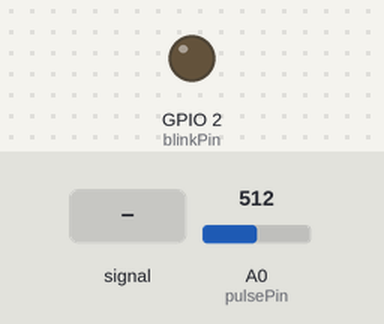
This sketch was run on a simulated ESP8266 (NodeMCU). On the bench: output pins drawn as LEDs (lit = HIGH). Inputs (shaded band) come from the test bench; at power-on: A0 (pulsePin) = 512. Storage starts empty; what the sketch prints to the serial monitor is not drawn.

Above: at 1.3 s.
1.4 s: A0 (pulsePin) fed a 200 Hz sine of ±81 counts around its level
At 2.0 s:
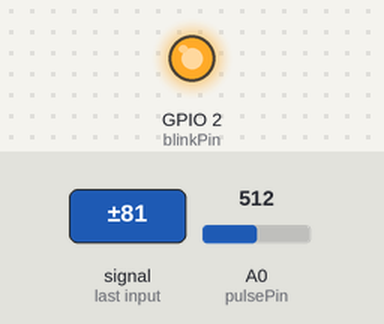
4.4 s: A0 (pulsePin) set to 716
At 5.1 s:
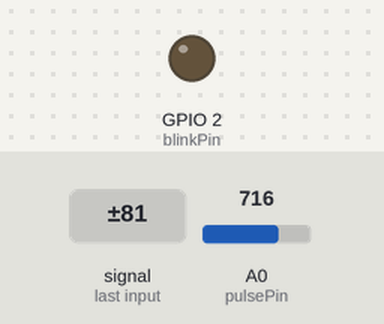
6.0 s: A0 (pulsePin) set to 526
7.5 s: A0 (pulsePin) set to 494
At 8.1 s:
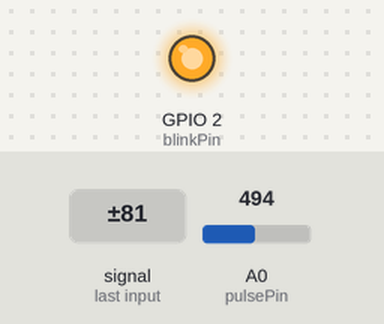
9.0 s: A0 (pulsePin) set to 511
At 10.4 s:
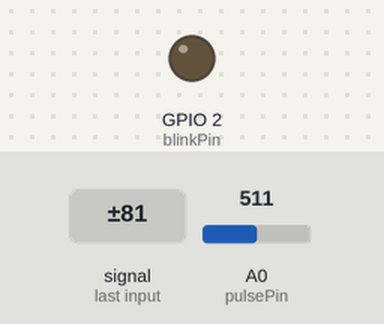
Timing chart, 0 to 13.0 s (numbered marks = the images above; inputs shaded):
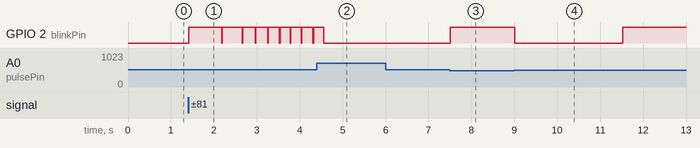

Measured:
- the behaviour switches between 513 and 512 on A0 (pulsePin) (found by bisection; images 2 and 3)
- after the input at 1.4 s, GPIO 2 (blinkPin): goes HIGH 0.77 s, LOW 0.01 s, HIGH 0.47 s, 3 × (LOW 0.01 s, HIGH 0.29 s), 3 × (LOW 0.02 s, HIGH 0.23 s), LOW 0.02 s, then HIGH, starting at once
- after the input at 4.4 s, GPIO 2 (blinkPin): goes on until 4.6 s, then stays LOW
- after the input at 6.0 s, every drawn part: stays the same
- after the input at 7.5 s, GPIO 2 (blinkPin): LOW → HIGH at once
- after the input at 9.0 s, GPIO 2 (blinkPin): HIGH → LOW at once, → HIGH 2.5 s later

The sketch:

MiaoMiao_test.ino
```cpp
#include "myWebserver.h"
#include "Pulsesensor.h"


Pulsesensor pulseSensor;
void setup()
{
  Serial.begin(9600); // 启动串口通讯
  Serial.println("");


  myWebServer.setup();
  myWebServer.Sbegin();
  myWebServer.serverOn();
  myWebServer.begin();

  pulseSensor.begin();
  // 启动网站服务
}

void loop(void)
{
  myWebServer.handleClient();
  myWebServer.signalIn = pulseSensor.readBPM();
}
```

Pulsesensor.cpp
```cpp
#include "Pulsesensor.h"


void Pulsesensor::begin()
{
  pinMode(blinkPin, OUTPUT);
  myTicker.attach_ms(12,std::bind(&Pulsesensor::interruptSetup, this));
}
/*
void pulsesensor::sendData()
{
  if (QS == true)
  {
    sendDataToProcessing('B', BPM);
    sendDataToProcessing('Q', IBI);
    //  fadeVal = 255;
    QS = false;
  }
  //ledFadeToBeat();
  delay(20);
}
*/

int Pulsesensor::readBPM()
{
  return BPM;
}
void Pulsesensor::interruptSetup()
{
  Signal = analogRead(pulsePin);
  sampleCounter += 12;
  int N = sampleCounter - lastBeatTime;

  if (Signal < thresh && N > (IBI / 5) * 3)
  {

    if (Signal < T)
    {

      T = Signal;
    }
  }

  if (Signal > thresh && Signal > P)
  {

    P = Signal;
  }

  if (N > 250)
  {
    if ((Signal > thresh) && (Pulse == false) && (N > ((IBI / 5) * 3)))
    {
      Pulse = true;
      digitalWrite(blinkPin, LOW); //nodemcu的LED_BUILTIN为LOW时亮
      IBI = sampleCounter - lastBeatTime;
      lastBeatTime = sampleCounter;
      if (secondBeat)
      {

        secondBeat = false;

        for (int i = 0; i <= 9; i++)
        {

          rate[i] = IBI;
        }
      }

      if (firstBeat)
      {
        firstBeat = false;

        secondBeat = true;

        return;
      }

      word runningTotal = 0;
      for (int i = 0; i <= 8; i++)
      {
        rate[i] = rate[i + 1];
        runningTotal += rate[i];
      }
      rate[9] = IBI;
      runningTotal += rate[9];
      runningTotal /= 10;
      BPM = 60000 / runningTotal;
      QS = true;
    }
  }
  if (Signal < thresh && Pulse == true)
  {
    digitalWrite(blinkPin, HIGH);
    Pulse = false;
    amp = P - T;
    thresh = amp / 2 + T;
    P = thresh;
    T = thresh;
  }

  if (N > 2500)
  {
    thresh = 512;
    P = 512;
    T = 512;
    firstBeat = true;
    secondBeat = false;
    lastBeatTime = sampleCounter;
  }
}
```

Pulsesensor.h
```cpp
/*********************
 pulsesenor类

 ********************/

#ifndef _Pulsesensor_H_
#define _Pulsesensor_H_

#include<Arduino.h>
#include <Ticker.h>

class Pulsesensor{

private:
Ticker myTicker;
void interruptSetup();
int pulsePin = A0;
int blinkPin = LED_BUILTIN;
//int fadePin = 5;
//int fadeRate = 0;
volatile int BPM;
volatile int Signal;
volatile int IBI = 600;
volatile boolean Pulse = false;
volatile boolean QS = false;
volatile int rate[10];
volatile unsigned long sampleCounter = 0;
volatile unsigned long lastBeatTime = 0;
volatile int P = 512;
volatile int T = 512;
volatile int thresh = 512;
volatile int amp = 100;
volatile boolean firstBeat = true;
volatile boolean secondBeat = false;

public:
void begin();
int readBPM();
};


#endif
```

myWebserver.cpp
```cpp
#include "myWebserver.h"

#define ssid "miaomiao"     //这里改成你的设备当前环境下接入点名字
#define password "12345678" //这里改成你的设备当前环境下接入点密码

void Mywebserver::setup()
{
  WiFi.mode(WIFI_AP);
  //启动接入点模式，并设置账号和密码
  Serial.print("设置接入点中 ... ");
  //启动校验式网络（需要输入账号密码的网络）,通道为3，wifi不隐藏，最大连接数=4
  flag = WiFi.softAP(ssid, password, 3, 0);
  if (flag)
  {
    Serial.println("");            // 通过串口监视器输出信息
    Serial.print("当前工作模式:"); // 告知用户设备当前工作模式
    Serial.println(WiFi.getMode());
    Serial.print("接入点名字:");
    Serial.println(ssid); // 告知用户建立的接入点WiFi名
    Serial.print("接入点密码:");
    Serial.println(password);        // 告知用户建立的接入点WiFi密码
    Serial.print("IP address: ");    // 以及NodeMCU的IP地址
    Serial.println(WiFi.softAPIP()); // 通过调用WiFi.softAPIP()可以得到NodeMCU的IP地址
  }
  else
    Serial.println("AP开启失败");
}
void Mywebserver::Sbegin()
{
  if (SPIFFS.begin())
  { // 启动闪存文件系统
    Serial.println("SPIFFS Started.");
  }
  else
  {
    Serial.println("SPIFFS Failed to Start.");
  }
}
void Mywebserver::serverOn()
{
  esp8266_server.on("/pulsesensor/readADC", std::bind(&Mywebserver::handleADC, this)); //html文件里发送的请求是“pulsesensor/readADC”
  esp8266_server.onNotFound(std::bind(&Mywebserver::handleUserRequest,this));         // 处理其它网络请求
}
void Mywebserver::begin()

{
  esp8266_server.begin();
  Serial.println("HTTP server started!");
}
void Mywebserver::handleClient()
{
  esp8266_server.handleClient();
}

void Mywebserver::handleADC()
{
  int a = signalIn;      //TODO数据位置
  String adcValue = String(a); //转为string类型

  esp8266_server.send(200, "text/plain", adcValue); //发送模拟输入引脚到客户端ajax请求
}

// 处理用户浏览器的HTTP访问
void Mywebserver::handleUserRequest()
{

  // 获取用户请求资源(Request Resource）
  String reqResource = esp8266_server.uri();
  Serial.print("reqResource: ");
  Serial.println(reqResource);

  // 通过handleFileRead函数处处理用户请求资源
  bool fileReadOK = handleFileRead(reqResource);

  // 如果在SPIFFS无法找到用户访问的资源，则回复404 (Not Found)
  if (!fileReadOK)
  {
    esp8266_server.send(404, "text/plain", "404 Not Found");
  }
}

bool Mywebserver::handleFileRead(String resource)
{ //处理浏览器HTTP访问

  if (resource.endsWith("/"))
  {                           // 如果访问地址以"/"为结尾
    resource = "/index.html"; // 则将访问地址修改为/index.html便于SPIFFS访问
  }

  String contentType = getContentType(resource); // 获取文件类型

  if (SPIFFS.exists(resource))
  {                                               // 如果访问的文件可以在SPIFFS中找到
    File file = SPIFFS.open(resource, "r");       // 则尝试打开该文件
    esp8266_server.streamFile(file, contentType); // 并且将该文件返回给浏览器
    file.close();                                 // 并且关闭文件
    return true;                                  // 返回true
  }
  return false; // 如果文件未找到，则返回false
}

// 获取文件类型
String Mywebserver::getContentType(String filename)
{
  if (filename.endsWith(".htm"))
    return "text/html";
  else if (filename.endsWith(".html"))
    return "text/html";
  else if (filename.endsWith(".css"))
    return "text/css";
  else if (filename.endsWith(".js"))
    return "application/javascript";
  else if (filename.endsWith(".png"))
    return "image/png";
  else if (filename.endsWith(".gif"))
    return "image/gif";
  else if (filename.endsWith(".jpg"))
    return "image/jpeg";
  else if (filename.endsWith(".ico"))
    return "image/x-icon";
  else if (filename.endsWith(".xml"))
    return "text/xml";
  else if (filename.endsWith(".pdf"))
    return "application/x-pdf";
  else if (filename.endsWith(".zip"))
    return "application/x-zip";
  else if (filename.endsWith(".gz"))
    return "application/x-gzip";
  return "text/plain";
}
Mywebserver myWebServer;
```

myWebserver.h
```cpp
#ifndef _myWebserver_H_
#define _myWebserver_H_

#include<Arduino.h>
#include <ESP8266WiFi.h>
#include <ESP8266WebServer.h>
#include <FS.h>


class Mywebserver
{

private:
  ESP8266WebServer esp8266_server;
  bool flag = 0;
  void handleADC();
  void handleUserRequest();
  bool handleFileRead(String resource);
  String getContentType(String filename);

public:
  Mywebserver():esp8266_server(80){};
  void setup();
  void Sbegin();
  void serverOn();
  void begin();
  void handleClient();
  int signalIn = 0;
};

extern Mywebserver myWebServer;

#endif
```
